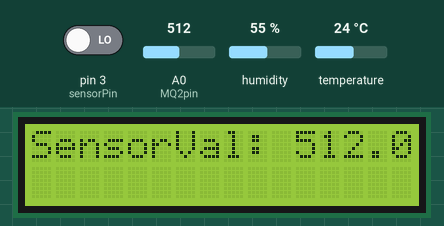
Recording of a sketch running on a simulated Arduino Uno, built with avr-gcc and run on an emulated ATmega328P. On the bench: 16×2 character LCD. The inputs (shaded band) are chosen by the test bench; at power-on: pin 3 (sensorPin) LOW, humidity 55 %, A0 (MQ2pin) = 512, temperature 24 °C.

Above: at 1.2 s.
1.3 s: pin 3 (sensorPin) driven HIGH
At 3.33 s:
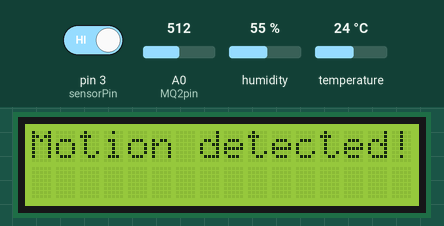
7.9 s: pin 3 (sensorPin) driven LOW
At 9.71 s:
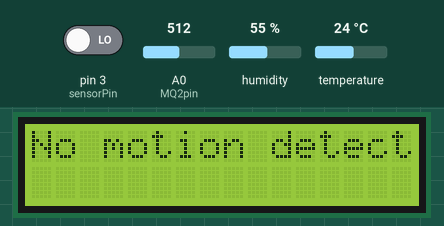
16.9 s: humidity set to 22 %
21.0 s: A0 (MQ2pin) set to 716
At 23.8 s:
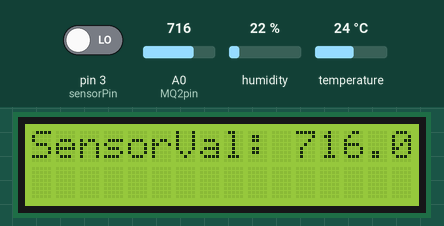
25.1 s: temperature set to 12 °C
29.2 s: A0 (MQ2pin) set to 900
At 32.5 s:
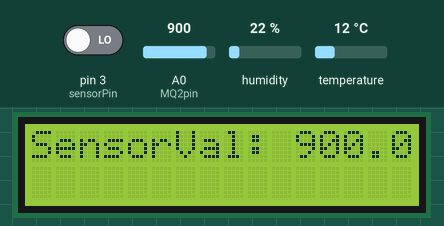
Timing chart, 0 to 34.0 s (numbered marks = the images above; inputs shaded):
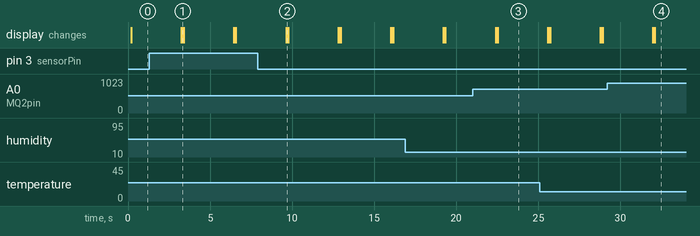

Measured:
- after the input at 1.3 s, the display: first differs from a run without the input after 2.0 s (image 1)
- after the input at 7.9 s, the display: first differs from a run without the input after 1.8 s (image 2)

The sketch:

dht11-lcd-mq2-pir.ino
```cpp
// activity 4
// tinkercad: not tried yet
// arduino: working

// LCD
#include <Wire.h>
#include <LiquidCrystal_I2C.h>
LiquidCrystal_I2C lcd(0x27, 16, 2);

// DHT11
#include "DHT.h"
#define DHTPIN 5
#define DHTTYPE DHT11
DHT dht(DHTPIN, DHTTYPE);

// MQ2
#define MQ2pin A0
float sensorValue;  //variable to store sensor value

// PIR
const byte sensorPin = 3;
int sensor = 0;

void setup() {
	dht.begin(); // initialize dht
	Serial.begin(9600);
  // LCD
  lcd.begin();
	lcd.backlight();
  // PIR
  pinMode(sensorPin, INPUT);
}

void loop(){
  // comments others to demonstrate
  pir();
  mq2();
  humidity();
}

void pir(){
  sensor = digitalRead(sensorPin);
  if(sensor==HIGH){
    lcd.clear();
    lcd.print("Motion detected!");
    delay(100);
  }
  else{
    lcd.clear();
    lcd.print("No motion detected!");
    delay(100);
  }
}

void mq2(){
  sensorValue = analogRead(MQ2pin); // read analog input pin 0
  lcd.clear();
	lcd.print("SensorVal: ");
	lcd.print(sensorValue);
	delay(2000); // wait 2s for next reading
}

void humidity(){
  delay(1000);

  float h = dht.readHumidity();
  float f = dht.readTemperature(); // fareheit
  float t = dht.readTemperature(true); // celcius

    // Check if any reads failed and exit early
  if (isnan(h) || isnan(t) || isnan(f)) {
    Serial.print("Failed to read from DHT sensor!");
  }
  lcd.clear();
  lcd.setCursor(0, 0);
  lcd.print("HD:"+ (String) h + "%"); // humidity
  lcd.setCursor(0, 1);
  lcd.print("TP:"+ (String) t +"F|"+ (String) f +"C"); //temperature
}
```
